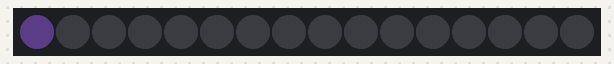
This sketch was run on a simulated Arduino Uno, built with avr-gcc and run on an emulated ATmega328P. Shown: 16 RGB LEDs in strip order, left to right. Dim RGB values are drawn brighter than linear.

Above: at 3.15 s.
At 4.05 s:
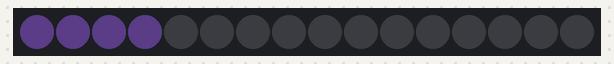
At 4.65 s:
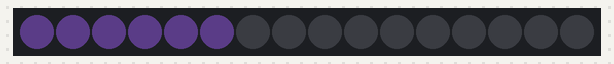
At 5.25 s:
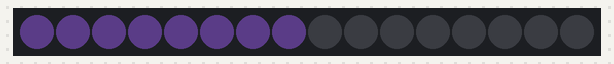
At 6.46 s:
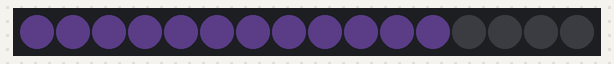
At 7.68 s:
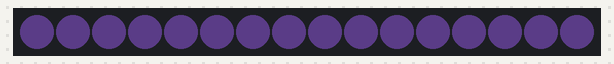

The sketch:

TestLed4x4.ino
```cpp
#include <FastLED.h>

#define NUM_LEDS 16
#define DATA_PIN 5
#define LED_TYPE WS2812
#define COLOR_ORDER GRB
#define BRIGHTNESS 10
#define FRAMES_PER_SECOND  24

CRGB leds[NUM_LEDS];

void setup() {
  delay(3000);                                                       // 3 second delay for recovery
                                                                     // tell FastLED about the LED strip configuration
  FastLED.addLeds<LED_TYPE, DATA_PIN, COLOR_ORDER>(leds, NUM_LEDS);  //.setCorrection(TypicalLEDStrip);

  // set master brightness control
  FastLED.setBrightness(BRIGHTNESS);
}

void loop() {
  // put your main code here, to run repeatedly:
  for (int i = 0; i < 16; i++) {
    leds[i] = CRGB::MediumPurple;
    FastLED.show();
    delay(300);
  }
  FastLED.delay(1000/FRAMES_PER_SECOND);

  for (int i = 0; i < 16; i++) {
    leds[i] = CRGB::Black;

    //delay(10);
  }
  FastLED.show();

}
```

Measured:
- by itself, everything shown: repeats every 4.9 s, in 17 steps
